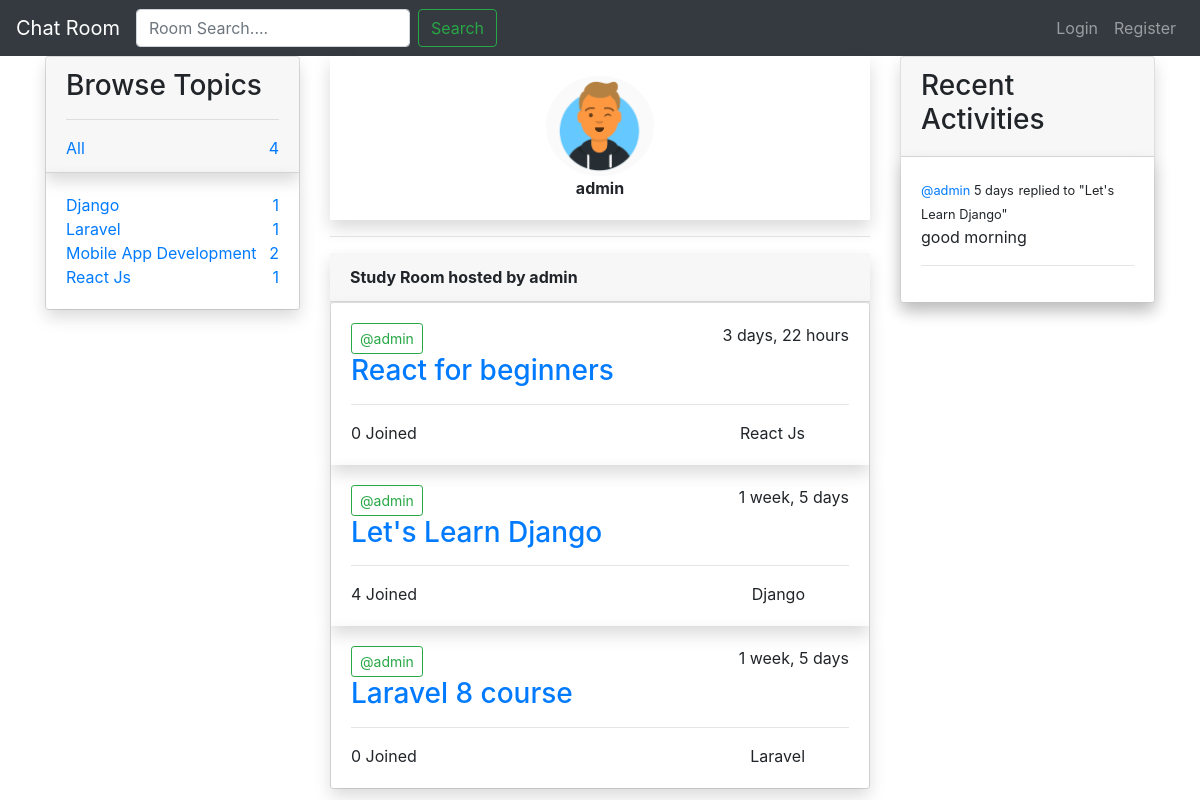
Page /profile/1/ on the committed database.
### base/models.py (models this page shows, shortened)
class Topic(models.Model):
	name = models.CharField(max_length=255)

class Room(models.Model):
	host = models.ForeignKey(User, on_delete=models.SET_NULL, null=True)
	topic = models.ForeignKey(Topic, on_delete=models.SET_NULL, null=True)
	name = models.CharField(max_length=255)
	description = models.TextField(null=True, blank=True)
	participants = models.ManyToManyField(User, related_name='participants', blank=True)
	created = models.DateTimeField(auto_now_add=True)
	updated = models.DateTimeField(auto_now=True)
	class Meta:
		ordering = ['-updated', '-created']
	def __str__(self):
		return self.name

class Message(models.Model):
	user = models.ForeignKey(User, on_delete=models.CASCADE)
	room = models.ForeignKey(Room, on_delete=models.CASCADE)
	body = models.TextField()
	created = models.DateTimeField(auto_now_add=True)
	updated = models.DateTimeField(auto_now=True)
	def __str__(self):
		return self.body[0:50]
	class Meta:
		ordering = ['-updated', '-created']

### base/views.py (the view)
# urls.py: path('profile/<str:pk>/', views.UserProfile, name="user-profile"),
def UserProfile(request, pk):
	user = User.objects.get(id=pk)
	rooms = user.room_set.all()
	room_messages = user.message_set.all()
	topics = Topic.objects.all()
	context={
		'user':user,
		'rooms':rooms,
		'room_messages':room_messages,
		'topics':topics
	}
	return render(request, 'base/user_profile.html', context)

### templates/base/user_profile.html (shortened to what this page needs)
{% extends 'main.html' %}
{% block content %}
{% load static %}
<div class="row">
	<div class="col-md-3">
	{% include 'base/topic_component.html' %}
	</div>
	<div class="col-md-6">
		<div class="column card-body shadow text-center">
			<img src="{% static 'images/avatar.png' %}"><br>
			<strong>{{user.username}}</strong><br>
		</div>
		<hr>
		<div class="card-header shadow">
			<strong>Study Room hosted by {{user.username}}</strong>
		</div>
		{% include 'base/feed_component.html' %}
	</div>
	<div class="col-md-3">
		{% include 'base/activity_component.html' %}
	</div>
</div>
{% endblock %}

### templates/main.html (shortened to what this page needs)
<!doctype html>
{% load static %}
<html lang="en">
  <head>
    <link rel="stylesheet" href="https://stackpath.bootstrapcdn.com/bootstrap/4.3.1/css/bootstrap.min.css">
    <link rel="stylesheet" href="https://pro.fontawesome.com/releases/v5.10.0/css/all.css"/>
  </head>
  <body>
    {% include 'partials/navbar.html' %}
	<div class="container">
   {% block content %}
  {% endblock %}
  </div>
  </body>
</html>

### templates/partials/navbar.html (shortened to what this page needs)
<nav class="navbar navbar-expand-lg navbar-dark bg-dark">
  <a class="navbar-brand" href="{% url 'home' %}">Chat Room</a>
  <div class="collapse navbar-collapse" id="navbarSupportedContent">
    <form class="form-inline my-2 my-lg-0" method="GET" action="{% url 'home' %}">
      <input class="form-control mr-sm-2" name="q" placeholder="Room Search...." aria-label="Search">
      <button class="btn btn-outline-success my-2 my-sm-0" type="submit">Search</button>
    </form>
    <ul class="navbar-nav ml-auto">
      {% if request.user.is_authenticated %}
      <div class="dropdown">
        <button class="btn btn-secondary dropdown-toggle" type="button" id="dropdownMenuButton" data-toggle="dropdown" aria-expanded="false">
          {{request.user.username}}
        </button>
        <div class="dropdown-menu" aria-labelledby="dropdownMenuButton">
          <a class="dropdown-item" href="{% url 'logout-page' %}"><i class="fa fa-sign-out"></i>Logout</a>
          <a class="dropdown-item" href="{% url 'update-user' %}"><i class="fa fa-cog"></i>Setting</a>
        </div>
      </div>
		{% else %}
		<li class="nav-item">
      <a class="nav-link" href="{% url 'login-page' %}">Login</a>
    </li>
    <li class="nav-item">
      <a class="nav-link" href="{% url 'register-page' %}">Register</a>
    </li>
		{% endif %}
    </ul>
  </div>
</nav>

### templates/base/topic_component.html
<div class="card">
	<div class="card-header shadow">
		<h3>Browse Topics</h3>
		<hr>
		<a href="{% url 'home' %}">All <span class="float-right">{{topics.count}}</span></a>
	</div>
	<div class="card-body shadow">
		{% for topic in topics %}
		<div>
			<a href="{% url 'home' %}?q={{topic.name}}">{{topic.name}} <span class="float-right">{{topic.room_set.all.count}}</span></a>
		</div>
	{% endfor %}
	</div>
</div>

### templates/base/feed_component.html (shortened to what this page needs)
<div class="card">
	{% for room in rooms %}
		<div class="card-body shadow">
			<a href="{% url 'user-profile' room.host.id %}" class="btn btn-outline-success btn-sm">@{{room.host.username}}</a>
			<span class="float-right">{{room.created|timesince}}</span>
			<br>
			<h3><a class="" href="{% url 'room' room.id %}">{{room.name}}</a></h3>
			<hr>
			<div class="row">
				<div class="col-md-3">
					<span>{{room.participants.all.count}} Joined</span>
				</div>
				<div class="col-md-8"><span class="float-right">{{room.topic.name}}</span>
				</div>
			</div>
		</div>
	{% endfor %}
</div>

### templates/base/activity_component.html (shortened to what this page needs)
<div class="card shadow">
	<div class="card-header">
		<h3>Recent Activities</h3>
	</div>
	<div class="card-body shadow">
		{% for msg in room_messages %}
		<small><a href="{% url 'user-profile' msg.user.id %}">@{{msg.user}}</a>  {{msg.created|timesince}}</small>
		<small>replied to "{{msg.room}}"</small>
		<p>{{msg}}</p>
		<hr>
		{% endfor %}
	</div>
</div>

### templates/base/user_profile.html (style rules this page uses)
img { border-radius: 50%; height: 100px; widows: 100px; }

### rows in the picture
Topic: name "Django", room_set.all.count "1"
Topic: name "Laravel", room_set.all.count "1"
Topic: name "Mobile App Development", room_set.all.count "2"
Topic: name "React Js", room_set.all.count "1"
Room: host.username "admin", created "3 days, 22 hours", name "React for beginners", participants.all.count "0", topic.name "React Js"
Room: host.username "admin", created "1 week, 5 days", name "Let's Learn Django", participants.all.count "4", topic.name "Django"
Room: host.username "admin", created "1 week, 5 days", name "Laravel 8 course", participants.all.count "0", topic.name "Laravel"
Message: user "admin", created "5 days", room "Let's Learn Django", body "good morning"

### other values in the picture
{{ topics.count }} "4"
{{ user.username }} "admin"
